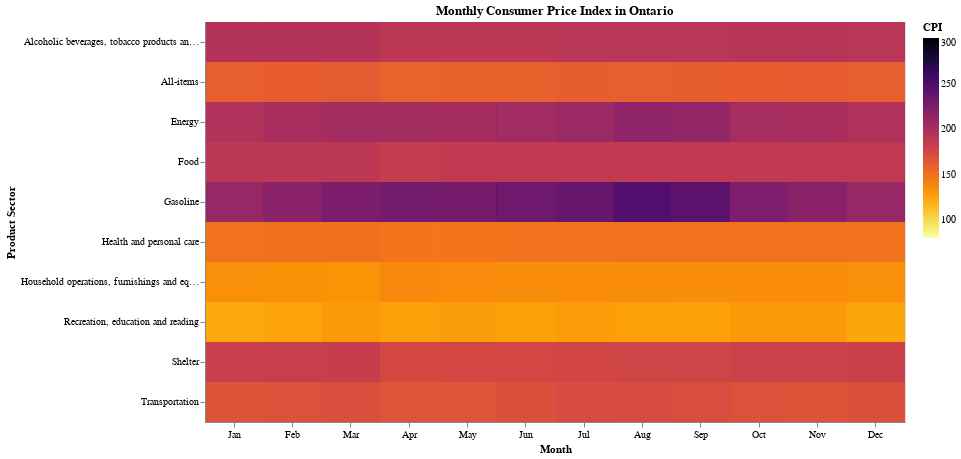

Notebook code cell kept with this figure:
### Code cell
# final visualization (heatmap) to address the 3rd task of exploring any monthly trends in spending
# convert date to datetime format
filtered_data['Date'] = pd.to_datetime(filtered_data['Date'], format='%Y-%b')
filtered_data2 = filtered_data.drop(columns=['Goods', 'Services', 'Clothing and footwear'])
# pivot data formatting as before
formatted_data = filtered_data2.melt(id_vars='Date', var_name='Product Sector', value_name='CPI')
# formatted_data

# add brush tool selection
brush = alt.selection_interval()

# create a heatmap visualization in order to group monthly CPI data for sectors
monthly_heatmap = alt.Chart(formatted_data).mark_rect().encode(
    x=alt.X('month(Date):O', axis=alt.Axis(title='Month')),
    y=alt.Y('Product Sector:N', axis=alt.Axis(title='Product Sector')),
    color=alt.condition(brush, alt.Color('CPI:Q', scale=alt.Scale(scheme='inferno'), sort='descending'), alt.value('lightgray')),
    tooltip=['month(Date):O', 'Product Sector:N', 'CPI:Q']
).properties(
    width=700,
    height=400,
    title='Monthly Consumer Price Index in Ontario'
).add_params(
    brush
)

# save and export graph in HTML format
monthly_heatmap.save('visualization_3.html')

# visualize
monthly_heatmap

### Figure 1 — Vega-Lite specification as saved in the notebook (floating-point values rounded to 4 significant figures; data arrays with more than 128 entries replaced by an {"elided": "..."} marker saying what was removed)
{"config": {"view": {"continuousWidth": 300, "continuousHeight": 300}}, "data": {"name": "data-1dcd916c0a8331a999439b946a863b8b"}, "mark": {"type": "rect"}, "encoding": {"color": {"condition": {"param": "param_11", "field": "CPI", "scale": {"scheme": "inferno"}, "sort": "descending", "type": "quantitative"}, "value": "lightgray"}, "tooltip": [{"field": "Date", "timeUnit": "month", "type": "ordinal"}, {"field": "Product Sector", "type": "nominal"}, {"field": "CPI", "type": "quantitative"}], "x": {"axis": {"title": "Month"}, "field": "Date", "timeUnit": "month", "type": "ordinal"}, "y": {"axis": {"title": "Product Sector"}, "field": "Product Sector", "type": "nominal"}}, "height": 400, "params": [{"name": "param_11", "select": {"type": "interval"}}], "title": "Monthly Consumer Price Index in Ontario", "width": 700, "$schema": "https://vega.github.io/schema/vega-lite/v5.16.3.json", "datasets": {"data-1dcd916c0a8331a999439b946a863b8b": {"elided": "2790 records"}}}
